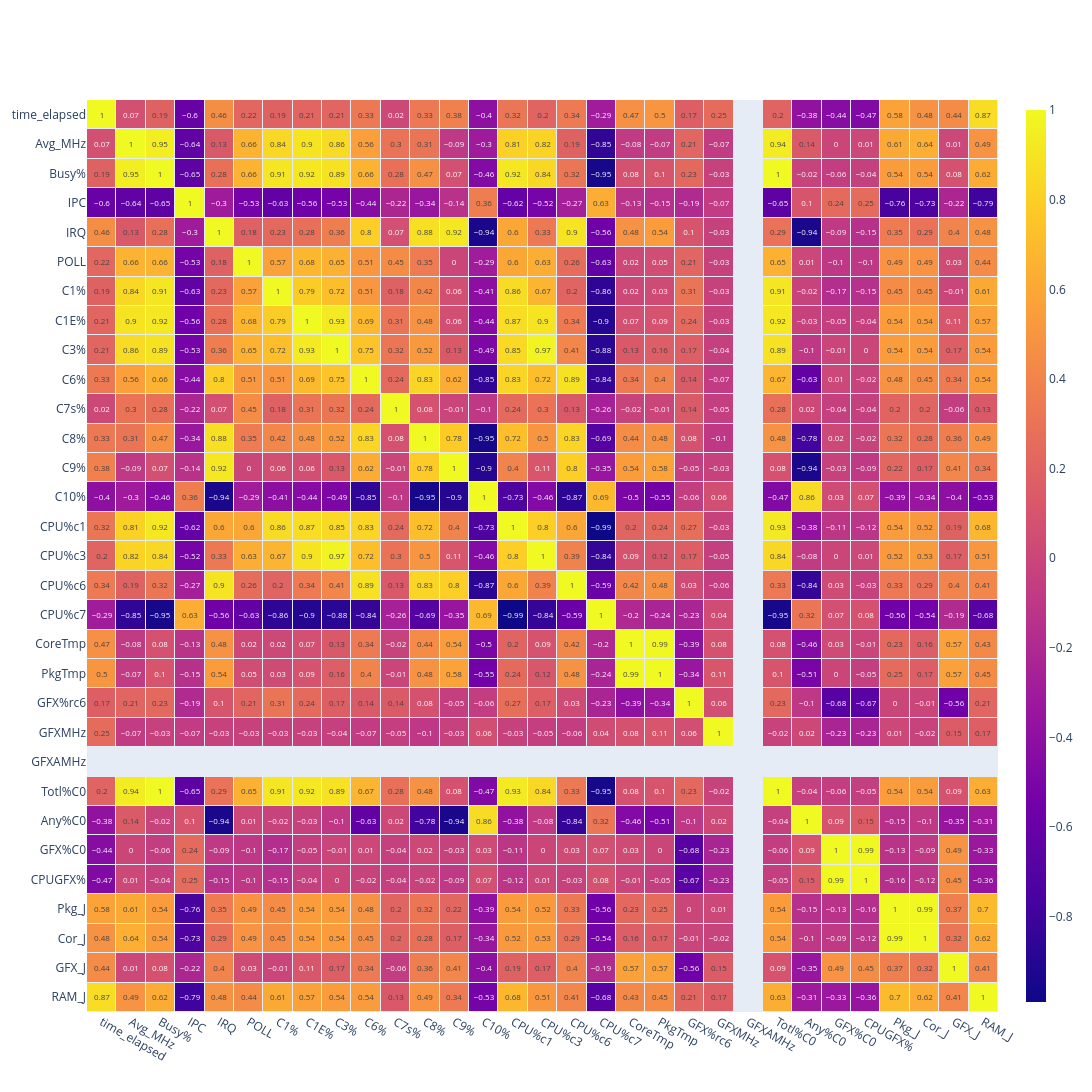

Notebook source saved alongside this figure:
### Code cell
heat = go.Heatmap(z=corrs.values,
                  x=list(corrs.columns),
                  y=list(corrs.index),
                  xgap=1, ygap=1,
                  texttemplate="%{z}",
                  showscale=True,
                  colorbar_thickness=20,
                  colorbar_ticklen=3,
                  )
layout = go.Layout(title_x=0.5, 
                   width=1500, height=1500,
                   xaxis_showgrid=False,
                   yaxis_showgrid=False,
                   yaxis_autorange='reversed')
fig=go.Figure(data=[heat], layout=layout)        
fig.show()

### Figure 1 — Plotly figure (JSON) as saved in the notebook; plotly's stock layout.template omitted (floating-point values rounded to 4 significant figures; data arrays with more than 128 entries replaced by an {"elided": "..."} marker saying what was removed)
{"data": [{"colorbar": {"thickness": 20, "ticklen": 3}, "showscale": true, "texttemplate": "%{z}", "type": "heatmap", "x": ["time_elapsed", "Avg_MHz", "Busy%", "IPC", "IRQ", "POLL", "C1%", "C1E%", "C3%", "C6%", "C7s%", "C8%", "C9%", "C10%", "CPU%c1", "CPU%c3", "CPU%c6", "CPU%c7", "CoreTmp", "PkgTmp", "GFX%rc6", "GFXMHz", "GFXAMHz", "Totl%C0", "Any%C0", "GFX%C0", "CPUGFX%", "Pkg_J", "Cor_J", "GFX_J", "RAM_J"], "xgap": 1, "y": ["time_elapsed", "Avg_MHz", "Busy%", "IPC", "IRQ", "POLL", "C1%", "C1E%", "C3%", "C6%", "C7s%", "C8%", "C9%", "C10%", "CPU%c1", "CPU%c3", "CPU%c6", "CPU%c7", "CoreTmp", "PkgTmp", "GFX%rc6", "GFXMHz", "GFXAMHz", "Totl%C0", "Any%C0", "GFX%C0", "CPUGFX%", "Pkg_J", "Cor_J", "GFX_J", "RAM_J"], "ygap": 1, "z": {"elided": "31x31 float values"}}], "layout": {"height": 1500, "title": {"x": 0.5}, "width": 1500, "xaxis": {"showgrid": false}, "yaxis": {"autorange": "reversed", "showgrid": false}}}
